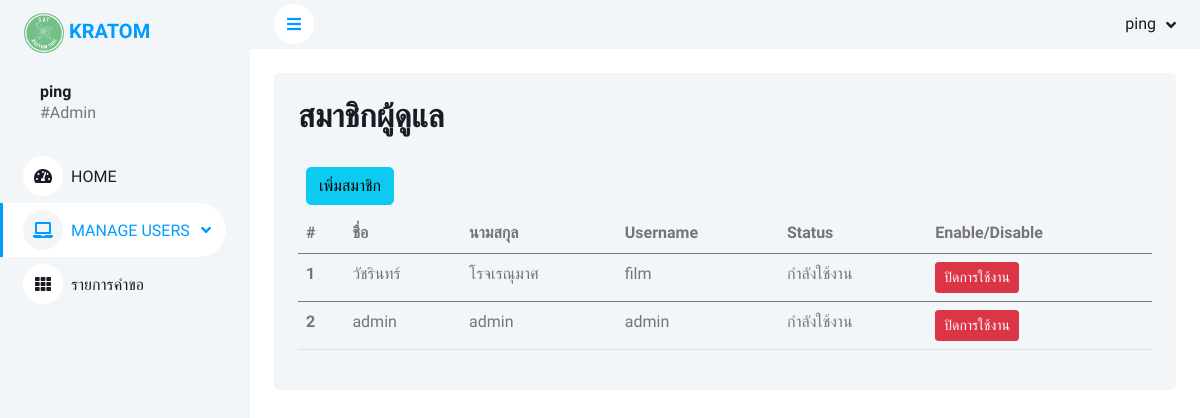
The app's page /admin/memberadmin.php (signed in), older data.
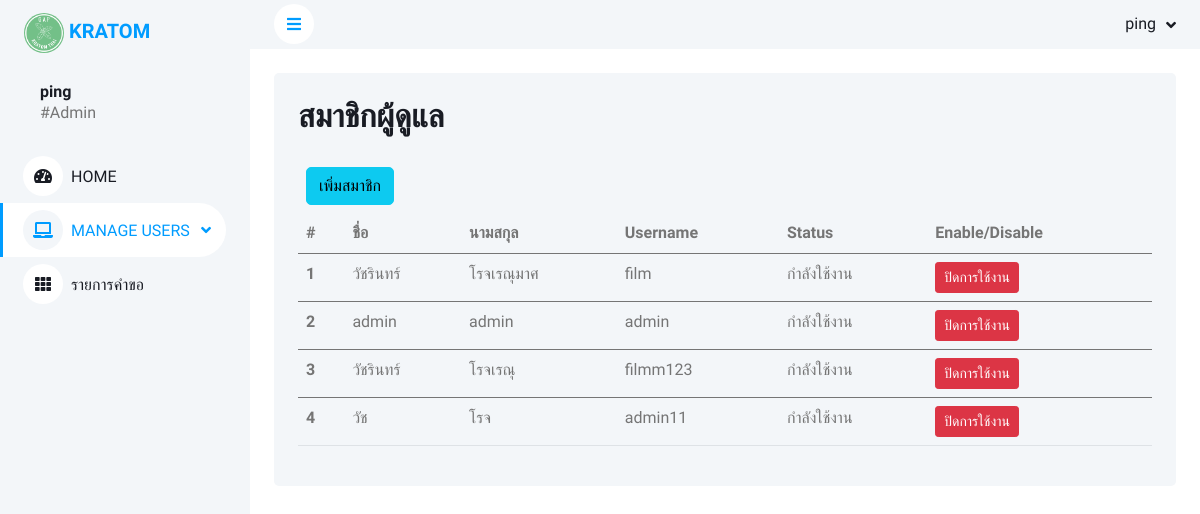
The same page, newer data.
### tables this page shows
CREATE TABLE `user` (
  `id_user` int(11) NOT NULL,
  `username` varchar(30) DEFAULT NULL,
  `password` varchar(40) DEFAULT NULL,
  `name` varchar(100) DEFAULT NULL,
  `lastname` varchar(50) DEFAULT NULL,
  `user_type` int(11) DEFAULT NULL,
  `user_status` int(11) DEFAULT '1'
);

### admin/header.php (called while the page is built, shortened)
<?php
  $user_id= $_SESSION['user_id'];
  $a_name = $_SESSION['a_name'];
?>

### admin/memberadmin.php (the view, shortened to what this page needs)
<!DOCTYPE html>
<html lang="en">
<head>
    <?php
    include('header.php');
    $query = "SELECT * FROM user WHERE user_type=2 AND id_user != '$user_id' ORDER BY id_user ASC" or die("Error:" . mysqli_error($con));
    $result = mysqli_query($con, $query);
    ?>
    <link href="https://cdnjs.cloudflare.com/ajax/libs/font-awesome/5.10.0/css/all.min.css" rel="stylesheet">
    <link href="https://cdn.jsdelivr.net/npm/bootstrap-icons@1.4.1/font/bootstrap-icons.css" rel="stylesheet">
    <link href="lib/owlcarousel/assets/owl.carousel.min.css" rel="stylesheet">
    <link href="lib/tempusdominus/css/tempusdominus-bootstrap-4.min.css" rel="stylesheet" />
    <link href="css/bootstrap.min.css" rel="stylesheet">
    <link href="css/style.css" rel="stylesheet">
</head>
<body>
    <div class="container-xxl position-relative bg-white d-flex p-0">
        <div class="sidebar pe-4 pb-3">
            <nav class="navbar bg-light navbar-light">
                <a href="index.php" class="navbar-brand mx-4 mb-4">
                    <div class="position-relative">
                        <img class="rounded-circle" src="../images/11478160-D297-4215-BCA7-84A3191EB15D.png" alt="" style="width: 40px; height: 40px;">
                    <strong class="text-primary">KRATOM</strong>
                    </div>
                </a>
                <div class="d-flex align-items-center ms-4 mb-4">
                    <div class="ms-3">
                        <h6 class="mb-0"><?php echo $a_name; ?></h6>
                        <span>#Admin</span>
                    </div>
                </div>
                <div class="navbar-nav w-100">
                    <a href="index.php" class="nav-item nav-link"><i class="fa fa-tachometer-alt me-2"></i>HOME</a>
                    <div class="nav-item dropdown">
                        <a href="#" class="nav-link dropdown-toggle active" data-bs-toggle="dropdown"><i class="fa fa-laptop me-2"></i>MANAGE USERS</a>
                    </div>
                    <a href="list_petition.php" class="nav-item nav-link"><i class="fa fa-th me-2"></i>รายการคำขอ</a>
                </div>
            </nav>
        </div>
        <div class="content">
            <?php
            include('navber.php');
            ?>
            <div class="container-fluid pt-4 px-4">
            <div class="col-12">
                <div class="bg-light rounded h-100 p-4">
                    <h2 class="mb-4">สมาชิกผู้ดูแล</h2>
                    <button type="button" class="btn btn-info m-2" data-bs-toggle="modal" data-bs-target="#addadmin">เพิ่มสมาชิก</button>
                    <div class="table-responsive">
                        <table class="table">
                            <thead>
                                <tr>
                                    <th scope="col">#</th>
                                    <th scope="col">ชื่อ </th>
                                    <th scope="col">นามสกุล</th>
                                    <th scope="col">Username</th>
                                    <th scope="col">Status</th>
                                    <th scope="col">Enable/Disable</th>
                                </tr>
                            </thead>
                            <?php
                                $num = 1;
                                if($result->num_rows == 0){
                            ?>
                                    <tr align="center">
                                    <td colspan="6">ไม่พบข้อมูล</td>
                                    </tr>
                            <?php
                                }else{
                                    while ($row_am =  mysqli_fetch_assoc($result)){ ?>
                            <tbody>
                                <tr>
                                    <th scope="row"><?php echo $num; $num++; ?></th>
                                    <td><?php echo $row_am['name']; ?></td>
                                    <td><?php echo $row_am['lastname']; ?></td>
                                    <td><?php echo $row_am['username']; ?></td>
                                    <?php if($row_am['user_status'] == 1){ ?>
                                        <td> กำลังใช้งาน </td>
                                        <td><a href="admin_disable_db.php?ID=<?php echo $row_am['id_user']; ?>" class='btn btn-danger btn-sm'  onclick="return confirm('ยันยันการปิดการใช้งาน')">ปิดการใช้งาน</a> </td>
                                    <?php }elseif($row_am['user_status'] == 0){ ?>
                                        <td> ถูกปิดงานใช้งาน </td>
                                        <td><a href="admin_enable_db.php?ID=<?php echo $row_am['id_user']; ?>" class='btn btn-success'  onclick="return confirm('ยืนยันเปิดการใช้งาน')">เปิดการใช้งาน</a> </td>
                                    <?php }?>
                                </tr>
                            </tbody>
                            <?php }} ; ?>
                        </table>
                    </div>
                </div>
            </div>
            </div>
        </div>
    </div>
</body>
</html>

### admin/navber.php (shortened to what this page needs)
<nav class="navbar navbar-expand bg-light navbar-light sticky-top px-4 py-0">
                <a href="#" class="sidebar-toggler flex-shrink-0">
                    <i class="fa fa-bars"></i>
                </a>
                <div class="navbar-nav align-items-center ms-auto">
                    <div class="nav-item dropdown">
                        <a href="#" class="nav-link dropdown-toggle" data-bs-toggle="dropdown">
                            <span class="d-none d-lg-inline-flex"><?php echo $a_name; ?></span>
                        </a>
                    </div>
                </div>
            </nav>

### admin/css/style.css (style rules this page uses)
:root { --primary: #009CFF; --light: #F3F6F9; --dark: #191C24; }
.btn { transition: .5s; }
.sidebar { position: fixed; top: 0; left: 0; bottom: 0; width: 250px; height: 100vh; overflow-y: auto; background: var(--light); transition: 0.5s; z-index: 999; }
.content { margin-left: 250px; min-height: 100vh; background: #FFFFFF; transition: 0.5s; }
@media (min-width: 992px) { .sidebar { margin-left: 0; } }
@media (min-width: 992px) { .content { width: calc(100% - 250px); } }
.sidebar .navbar .navbar-nav .nav-link { padding: 7px 20px; color: var(--dark); font-weight: 500; border-left: 3px solid var(--light); border-radius: 0 30px 30px 0; outline: none; }
.sidebar .navbar .navbar-nav .nav-link:hover, .sidebar .navbar .navbar-nav .nav-link.active { color: var(--primary); background: #FFFFFF; border-color: var(--primary); }
.sidebar .navbar .navbar-nav .nav-link i { width: 40px; height: 40px; display: inline-flex; align-items: center; justify-content: center; background: #FFFFFF; border-radius: 40px; }
.sidebar .navbar .navbar-nav .nav-link:hover i, .sidebar .navbar .navbar-nav .nav-link.active i { background: var(--light); }
.sidebar .navbar .dropdown-toggle::after { position: absolute; top: 15px; right: 15px; border: none; content: "\f107"; font-family: "Font Awesome 5 Free"; font-weight: 900; transition: .5s; }
.content .navbar .navbar-nav .nav-link { margin-left: 25px; padding: 12px 0; color: var(--dark); outline: none; }
.content .navbar .sidebar-toggler, .content .navbar .navbar-nav .nav-link i { width: 40px; height: 40px; display: inline-flex; align-items: center; justify-content: center; background: #FFFFFF; border-radius: 40px; }
.content .navbar .dropdown-toggle::after { margin-left: 6px; vertical-align: middle; border: none; content: "\f107"; font-family: "Font Awesome 5 Free"; font-weight: 900; transition: .5s; }

Row changes from the older to the newer data that the page shows:
added user: name "วัชรินทร์", lastname "โรจเรณุ", username "filmm123"
added user: name "วัช", lastname "โรจ", username "admin11"
